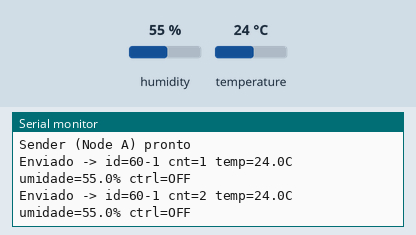
Simulated run of this sketch. Board: ESP32. Shown: the last lines printed to the serial monitor. Inputs (shaded band) come from the test bench; at power-on: humidity 55 %, temperature 24 °C.

Above: at 5.8 s.
5.9 s: humidity set to 22 %
At 11.0 s:
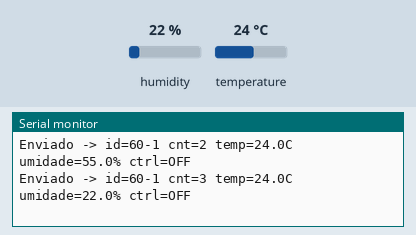
11.9 s: temperature set to 12 °C
At 21.3 s:
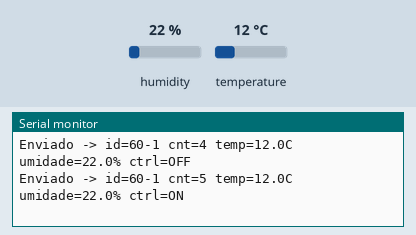
21.6 s: humidity set to 40 %
At 26.3 s:
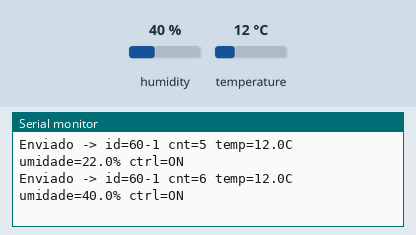
Timing chart, 0 to 27.8 s (numbered marks = the images above; inputs shaded):
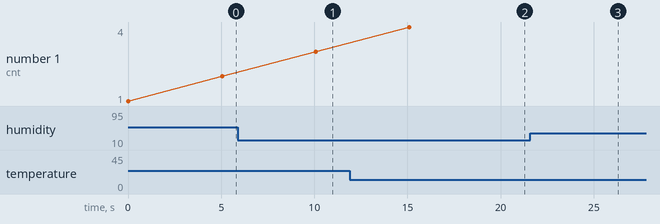

The sketch:

NodoAfinal.ino
```cpp
// ========== SENDER ESP32 (Node A) COM SENSOR DHT22 ========== //
#include <esp_now.h>
#include <WiFi.h>
#include <ArduinoJson.h>
#include <DHT.h>

#define SEND_INTERVAL 5000
#define NODE_ID "60-1"  // Código da turma + número do nó
#define DHTPIN 5          // Pino do sensor DHT
#define DHTTYPE DHT11     // Tipo do sensor

DHT dht(DHTPIN, DHTTYPE);
int msgCount = 0;
bool controle = false;
uint8_t relayMAC[] = {0xA0, 0xB7, 0x065, 0x28, 0x08, 0x88}; // MAC real do Relay ESP32

void setup() {
  Serial.begin(115200);
  dht.begin();

  WiFi.mode(WIFI_STA);
  Serial.print("Meu MAC (Node A): ");
  Serial.println(WiFi.macAddress());

  if (esp_now_init() != ESP_OK) {
    Serial.println("Erro ao inicializar ESP-NOW");
    return;
  }

  esp_now_peer_info_t peer = {};
  memcpy(peer.peer_addr, relayMAC, 6);
  peer.channel = 0;
  peer.encrypt = false;
  esp_now_add_peer(&peer);

  Serial.println("Sender (Node A) pronto");
}

void loop() {
  float temp = dht.readTemperature();
  float hum  = dht.readHumidity();
  if (isnan(temp) || isnan(hum)) {
    Serial.println("Falha na leitura DHT");
    delay(SEND_INTERVAL);
    return;
  }

  msgCount++;
  if (msgCount % 5 == 0) controle = !controle;

  // Monta JSON conforme requisitos
  StaticJsonDocument<128> doc;
  doc["id"] = NODE_ID;
  doc["msgCount"] = msgCount;
  doc["temperatura"] = temp;
  doc["umidade"] = hum;
  doc["controle"] = controle;

  char buf[128];
  size_t len = serializeJson(doc, buf);
  esp_now_send(relayMAC, (uint8_t*)buf, len);

  Serial.printf("Enviado -> id=%s cnt=%d temp=%.1fC umidade=%.1f%% ctrl=%s\n",
                NODE_ID, msgCount, temp, hum, controle?"ON":"OFF");
  delay(SEND_INTERVAL);
}
```

Measured:
- after the input at 5.9 s, the serial monitor: prints a new line after 4.2 s (image 1)
- after the input at 11.9 s, the serial monitor: prints a new line after 3.2 s (image 2)
- after the input at 21.6 s, the serial monitor: prints a new line after 3.5 s (image 3)
